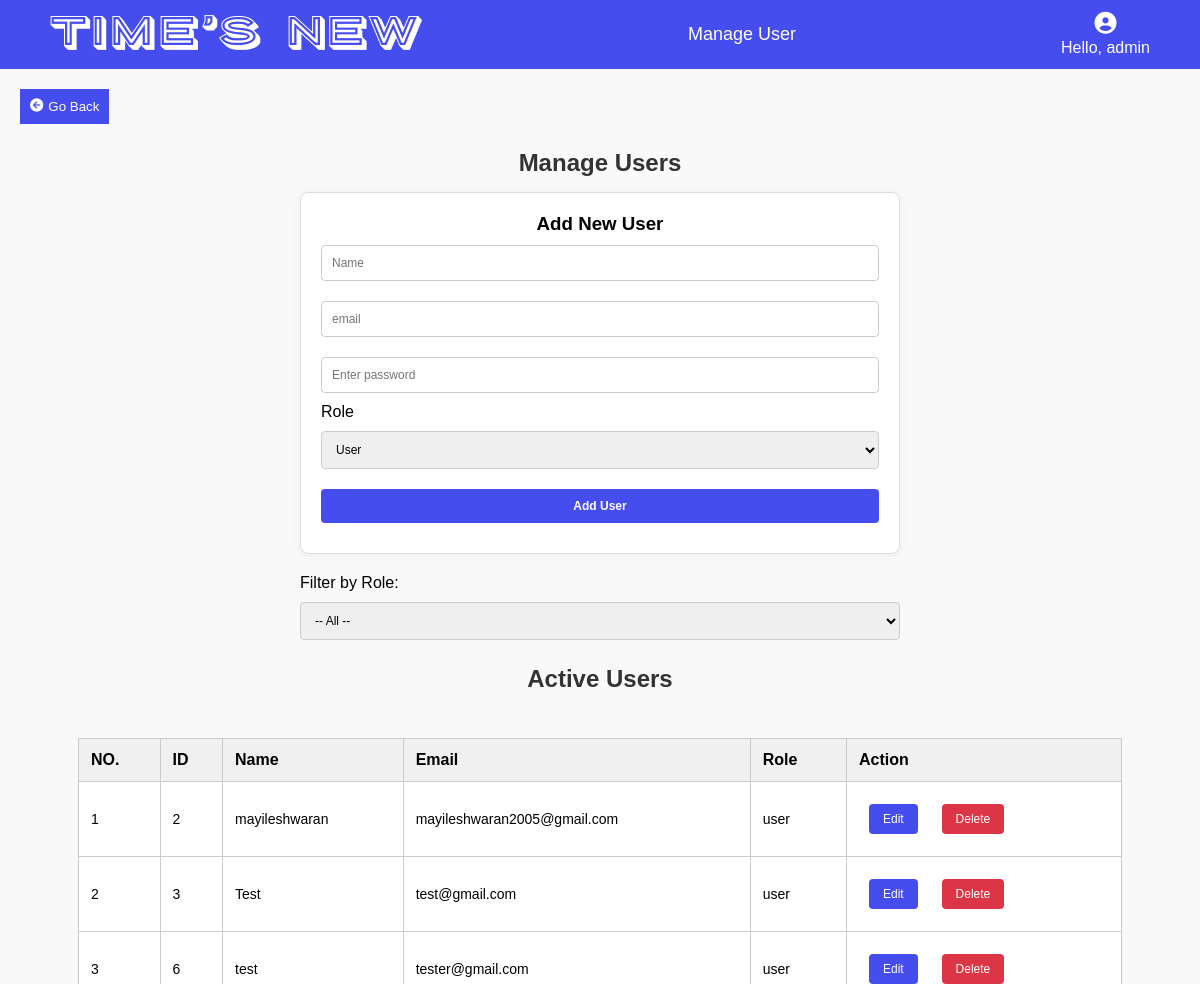
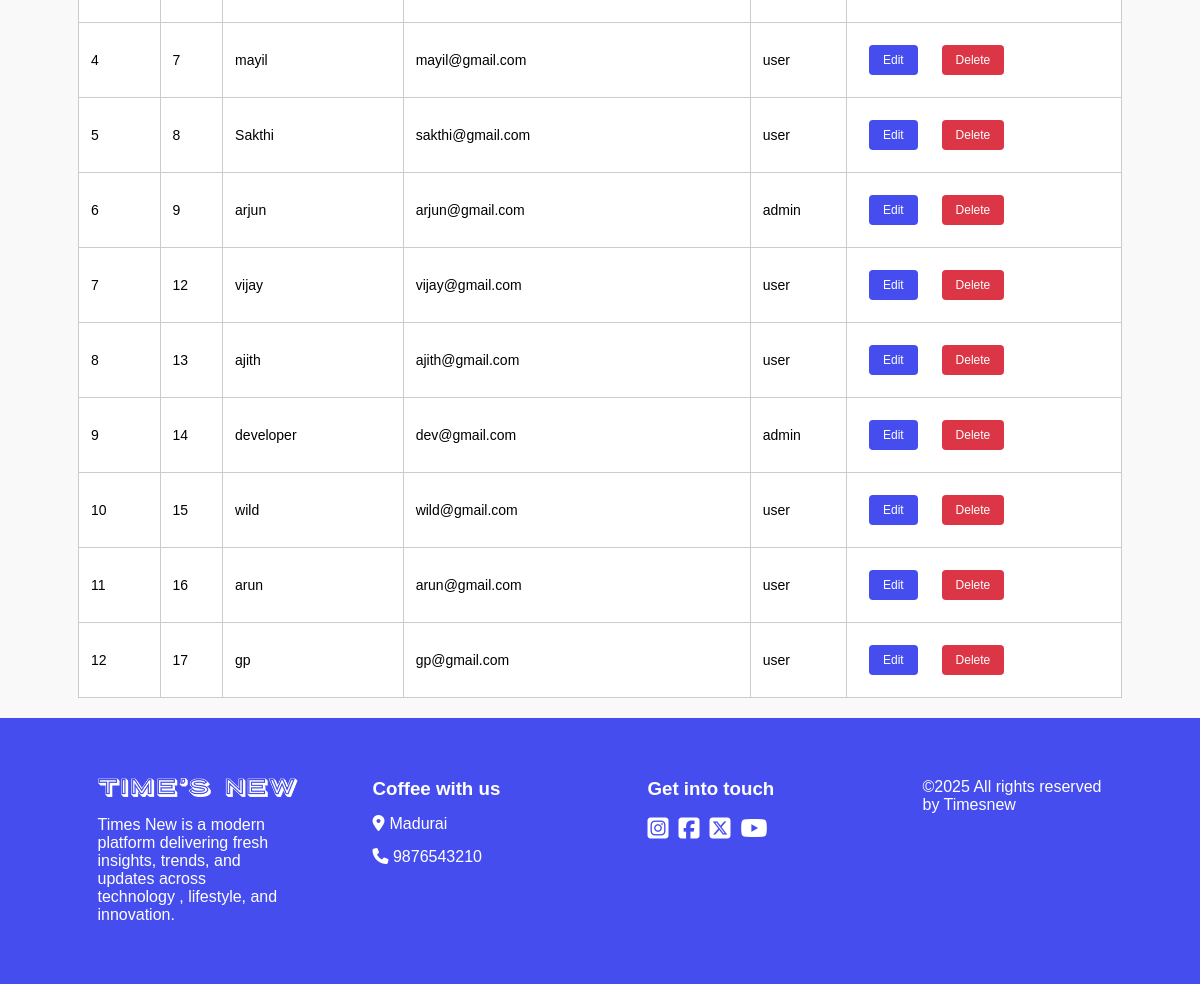
/admin/manage_users.php (signed in), run on the app's committed database (2 pictures, top to bottom).
### tables this page shows
CREATE TABLE `users` (
  `id` int(11) NOT NULL,
  `name` varchar(100) NOT NULL,
  `email` varchar(100) NOT NULL,
  `password` varchar(100) NOT NULL,
  `role` enum('superadmin','admin','user') NOT NULL DEFAULT 'user',
  `status` varchar(10) DEFAULT 'active',
  `is_admin` tinyint(1) DEFAULT 0
);

### admin/manage_users.php (the view, shortened to what this page needs)
<?php
include'auth.php';
$no=1;
if (isset($_GET['role']) && in_array($_GET['role'], ['user', 'admin'])) {
    $selected_role = $_GET['role'];
    $stmt = $conn->prepare("SELECT * FROM users WHERE status='active' AND role = ?");
    $stmt->bind_param("s", $selected_role);
} else {
    $stmt = $conn->prepare("SELECT * FROM users WHERE status='active' AND role IN ('user', 'admin')");
}
$stmt->execute();
$result = $stmt->get_result();
$users = [];
if (isset($_GET['role']) && in_array($_GET['role'], ['user', 'admin'])) {
    $selected_role = $_GET['role'];
    $stmt = $conn->prepare("SELECT * FROM users WHERE status='active' AND role = ?");
    $stmt->bind_param("s", $selected_role);
} else {
    $stmt = $conn->prepare("SELECT * FROM users WHERE status='active' AND role IN ('user', 'admin')");
}
$stmt->execute();
$result = $stmt->get_result();
while ($row = $result->fetch_assoc()) {
    $users[] = $row;
}
$edit_user = null;
if (!isset($_SESSION['user_id'])) {
    $username = "Guest";
} else {
    $user_id = $_SESSION['user_id'];
    $query = "SELECT name FROM users WHERE id = ?";
    $stmt = $conn->prepare($query);
    $stmt->bind_param("i", $user_id);
    $stmt->execute();
    $stmt->bind_result($username);
}
?>
<!DOCTYPE html>
<html>
<head>
   <link rel="stylesheet" href="../css/user.css">
   <link rel="stylesheet" href="../css/nav.css">
    <link rel="stylesheet" href="https://cdnjs.cloudflare.com/ajax/libs/font-awesome/6.5.0/css/all.min.css">
</head>
<body>
<div class="navbar">
  <div class="logo">          <a href="./dashboard.php">   <img src="../image/Time’s new.png" alt="" ></a></div>
  <div class="center">Manage User</div>
  <div class="right">
    <i class="fas fa-user-circle profile-icon"></i>
    <p class="text" style="color: white;">Hello, <?= htmlspecialchars($username) ?></p>
  </div>
</div>
 <div class="arrow">
    <button onclick="history.back()" class="btn-back"><i class="fa-solid fa-circle-arrow-left"></i>Go Back </button>
 </div>
<h2>Manage Users</h2>
<div class="form-box">
    <h3><?= $edit_user ? "Edit User" : "Add New User" ?></h3>
    <form method="POST">
        <input type="text" name="name" placeholder="Name" value="<?= htmlspecialchars($edit_user['name'] ?? '') ?>" required>
        <input type="email" name="email"  placeholder="email" value="<?= htmlspecialchars($edit_user['email'] ?? '') ?>" required>
        <input type="password" name="password" placeholder="<?= $edit_user ? 'Leave blank to keep current password' : 'Enter password' ?>">
        <label>Role</label>
        <select name="role" >
            <option value="user" <?= (isset($edit_user) && $edit_user['role'] === 'user') ? 'selected' : '' ?>>User</option>
        </select>
        <button type="submit"><?= $edit_user ? "Update" : "Add" ?> User</button>
    </form>
</div>
<div class="filter">
<form method="GET" style="margin: 10px 0;">
    <label for="role">Filter by Role:</label>
    <select name="role" id="role" onchange="this.form.submit()">
        <option value="">-- All --</option>
    </select>
</form>
</div>
<h2>Active Users</h2>
<div class="table">
<table>
    <thead>
        <tr>
           <th>NO.</th> <th>ID</th><th>Name</th><th>Email</th><th>Role</th><th>Action</th>
        </tr>
    </thead>
    <tbody>
        <?php foreach ($users as $u): ?>
            <tr>
                 <td data-label="No."><?= $no++ ?></td>
                <td data-label="ID"><?= $u['id'] ?></td>
                <td data-label="Name"><?= htmlspecialchars($u['name']) ?></td>
                <td data-label="Email"><?= htmlspecialchars($u['email']) ?></td>
                <td data-label="Role"><?= $u['role'] ?></td>
                <td data-label="Action">
                    <a class="btn" href="?edit=<?= $u['id'] ?>">Edit</a>
                    <a class="btn del-btn" href="?delete=<?= $u['id'] ?>" onclick="return confirm('Mark user as inactive?')">Delete</a>
                </td>
            </tr>
        <?php endforeach; ?>
    </tbody>
</table>
</div>
<footer>
    <div class="foot-1">
                     <a href="./dashboard.php">   <img src="../image/Time’s new.png" alt="" width="200px"></a>
             <p>Times New is a modern platform delivering fresh insights, trends, and updates across technology
                , lifestyle, and innovation.</p>
    </div>
    <div class="foot-3">
        <h3>Coffee with us</h3>
         <div class="fr"><i class="fa-solid fa-location-dot"></i> <p>Madurai</p></div>
         <div class="fr"><a href="tel:+91 9876543210" target="_blank"><i class="fa-solid fa-phone"></i> <span> 9876543210</span>
                    </a></div>
    </div>
   <div class="foot-4">
    <h3>Get into touch</h3>
    <div class="foot-4a">
   <a href="https://www.instagram.com/accounts/login/?hl=en" target="_blank"> <i class="fa-brands fa-square-instagram"></i></a>
    <a href="https://www.facebook.com/login/" target="_blank"><i class="fa-brands fa-square-facebook"></i></a>
  <a href="https://x.com/i/flow/login" target="_blank"><i class="fa-brands fa-square-x-twitter"></i></a>
  <a href="https://www.youtube.com/" target="_blank"><i class="fa-brands fa-youtube"></i></a></div></div>
     <div class="foot-2">
          <p>&copy;2025 All rights reserved by Timesnew</p>
    </div>
    </footer>
</body>
</html>

### css/user.css (style rules this page uses)
:root { --primary-color: #007bff; --danger-color: #dc3545; --success-bg: #d4edda; --error-bg: #f8d7da; }
.table { width: 100%; display: flex; align-items: center; justify-content: center; padding: 20px }
.filter { width: 100%; display: flex; align-items: center; justify-content: center; }
.filter form { width: 50%; }
body { font-family: sans-serif; margin: 0px; padding: 0px; background: #f9f9f9; }
h2 { color: #333; text-align: center; padding: 5px; }
.form-box { background: #fff; border: 1px solid #ddd; padding: 20px; margin: 10px auto; width: 90%; display: flex; flex-direction: column; align-items: center; justify-content: center; max-width: 600px; border-radius: 8px; box-shadow: 0 0 10px rgba(0,0,0,0.05); }
form input, form select, form button { width: 100%; padding: 10px; margin: 10px 0; font-size: 12px; border-radius: 4px; border: 1px solid #ccc; }
form button { background-color: var(--primary-color); color: white; font-weight: bold; cursor: pointer; border: none; }
table { width: 90%; border-collapse: collapse; margin-top: 20px; background: #fff; }
th, td { border: 1px solid #ccc; padding: 12px; text-align: left; }
th { background-color: #f0f0f0; }
td { font-size:14px; }
a.btn { display: inline-block; padding: 8px 14px; background: var(--primary-color); color: white; text-decoration: none; border-radius: 4px; margin-right: 5px; font-size: 12px; margin: 10px; }
.del-btn { background-color: var(--danger-color) !important; }

### css/nav.css (style rules this page uses)
* { margin: 0; padding: 0; box-sizing: border-box; font-family: sans-serif; }
:root { --primary-color: #454DEF; --text-white: #ffffff; --text-black: #000000; --gray-bg: #f1f1f1; --light-blue-bg: #cccfff; --overlay-bg: rgba(0, 0, 0, 0.5); --form-shadow: 0 4px 8px 0 rgba(0, 0, 0, 0.2); --font-main: sans-serif; --font-xl: 80px; --font-lg: 50px; --font-md: 40px; --font-sm: 20px; --font-xs: 12px; }
.navbar { display: flex; position: sticky; justify-content: space-between; align-items: center; padding: 12px 50px; width: 100%; background-color: var(--primary-color); color: #fff; }
.navbar .logo { font-size: 20px; font-weight: bold; text-transform: uppercase; }
.navbar .center { font-size: 18px; }
.navbar .right { position: relative; }
.right { display: flex; flex-direction: column; align-items: center; justify-content: center; gap: 5px; }
.navbar .profile-icon { font-size: 22px; cursor: pointer; }
.text { color: var(--text-white); }
footer { display: flex; width: 100%; padding: 50px 50px 50px 50px; background-color: var(--primary-color); color: var(--text-white); justify-content: space-around; align-items: start; flex-wrap: wrap; }
.foot-1,.foot-2,.foot-3,.foot-4 { width: 20%; padding: 10px 20px 10px 20px; }
.foot-1 { display: flex; flex-direction: column; gap: 15px; }
.foot-1 p { font-size: 16px; text-align: start; color: var(--text-white); }
.foot-3 { display: flex; flex-direction: column; gap: 15px; align-self: flex-start; }
.foot-4 { display: flex; flex-direction: column; gap: 15px; align-self: flex-start; }
.arrow { padding: 20px; border-radius: 5px; gap: 5px; }
.btn-back { cursor: pointer; background-color: var(--primary-color); color: var(--text-white); padding: 10px; border:none; display: flex; gap: 5px; }
.foot-4a { display: flex; gap: 5px; }
.foot-4a a { font-size: 24px; margin-right: 5px; text-decoration-color: none; color: var(--text-white); }
.fr { display: flex; color: var(--text-white); gap: 5px; }
.fr p { color: var(--text-white); }
.fr a { text-decoration: none; text-decoration-color: none; color: var(--text-white); }

### data on the page
users: name "admin"
users: id "2", name "mayileshwaran", email "mayileshwaran2005@gmail.com", role "user"
users: id "3", name "Test", email "test@gmail.com", role "user"
users: id "6", name "test", email "tester@gmail.com", role "user"
users: id "7", name "mayil", email "mayil@gmail.com", role "user"
users: id "8", name "Sakthi", email "sakthi@gmail.com", role "user"
users: id "9", name "arjun", email "arjun@gmail.com", role "admin"
users: id "12", name "vijay", email "vijay@gmail.com", role "user"
users: id "13", name "ajith", email "ajith@gmail.com", role "user"
users: id "14", name "developer", email "dev@gmail.com", role "admin"
users: id "15", name "wild", email "wild@gmail.com", role "user"
users: id "16", name "arun", email "arun@gmail.com", role "user"
users: id "17", name "gp", email "gp@gmail.com", role "user"
